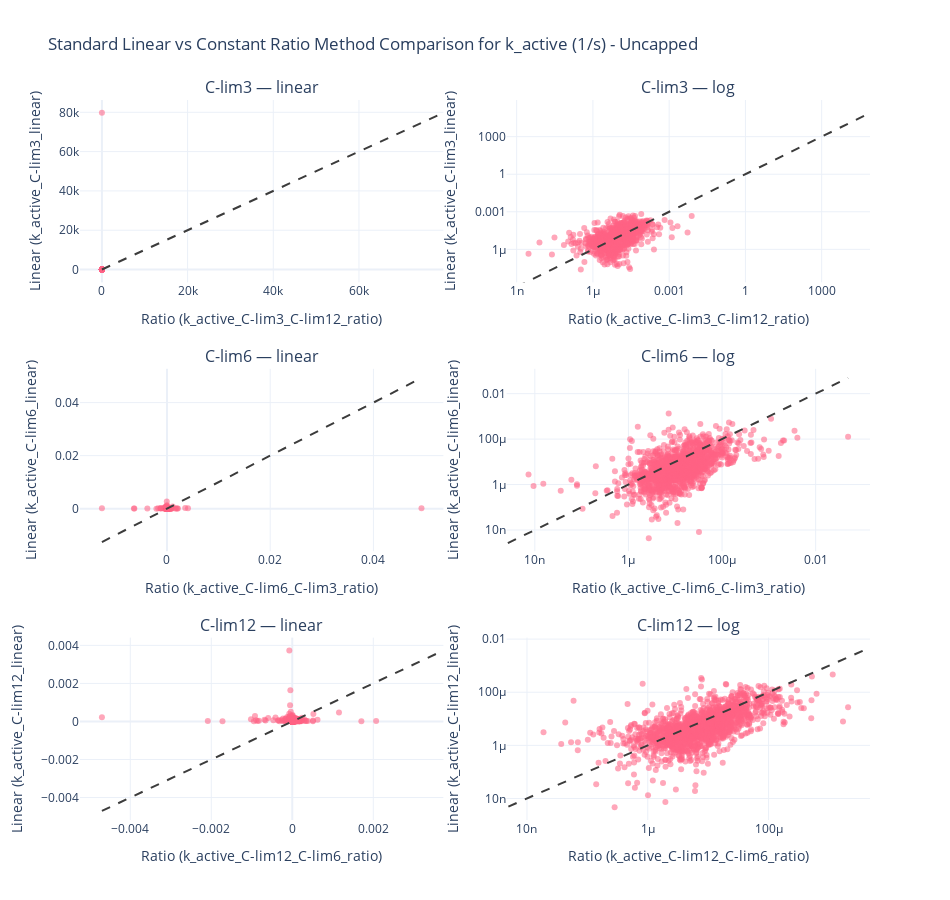

Notebook code for this chart:
### Code cell
from plotly.subplots import make_subplots

conditions = ["C-lim3", "C-lim6", "C-lim12"]  # 3 rows
titles = np.array([[f"{c} — linear", f"{c} — log"] for c in conditions])
titles = titles.reshape(6)

SCATTER_COLOR = "rgba(255, 99, 132, 0.8)"   # points
LINE_COLOR    = "rgba(60, 60, 60, 1.0)"     # y = x lines


fig = make_subplots(
    rows=len(conditions), cols=2,
    subplot_titles=titles,
    horizontal_spacing=0.08, vertical_spacing=0.12
)

for r, cond in enumerate(conditions, start=1):
    # left column: linear
    fig_linear = plotly_scatter(df_active_deg_uncapped, condition=cond, log_scale=False)
    for tr in fig_linear.data:
        tr.showlegend = False  # avoid repeated legends
        fig.add_trace(tr, row=r, col=1)
    # if your helper titles axes, bring those over:
    fig.update_xaxes(title_text=fig_linear.layout.xaxis.title.text, row=r, col=1)
    fig.update_yaxes(title_text=fig_linear.layout.yaxis.title.text, row=r, col=1)

    # right column: log
    fig_log = plotly_scatter(df_active_deg_uncapped, condition=cond, log_scale=True)
    for tr in fig_log.data:
        tr.showlegend = False
        fig.add_trace(tr, row=r, col=2)
    # enforce log axes for that cell
    fig.update_xaxes(type="log", title_text=fig_log.layout.xaxis.title.text, row=r, col=2)
    fig.update_yaxes(type="log", title_text=fig_log.layout.yaxis.title.text, row=r, col=2)

fig.update_layout(
    height=300*len(conditions), width=950,
    # plot_bgcolor='rgba(0, 0, 0, 0)',  # Transparent plot area background
    # paper_bgcolor='rgba(0, 0, 0, 0)',
    title_text="Standard Linear vs Constant Ratio Method Comparison for k_active (1/s) - Uncapped",
    template="plotly_white",
    legend_tracegroupgap=8
)

# unify colors
fig.update_traces(marker=dict(color=SCATTER_COLOR),
                  selector=dict(mode="markers"))
fig.update_traces(line=dict(color=LINE_COLOR, dash="dash", width=2),
                  selector=dict(mode="lines"))

fig.show()
# fig.write_image("notebooks/Heena notebooks/Mia Protein Degradation/out/k_active_method_comparison.png", scale=10, height=900, width=950)

### Figure 1 — Plotly figure (JSON) as saved in the notebook; plotly's stock layout.template omitted (floating-point values rounded to 4 significant figures; data arrays with more than 128 entries replaced by an {"elided": "..."} marker saying what was removed)
{"data": [{"hovertemplate": "k_active_C-lim3_C-lim12_ratio: %{x:.3g}<br>k_active_C-lim3_linear: %{y:.3g}<extra></extra>", "marker": {"opacity": 0.7, "size": 6, "color": "rgba(255, 99, 132, 0.8)"}, "mode": "markers", "name": "points", "showlegend": false, "x": {"elided": "2530 float values"}, "y": {"elided": "2530 float values"}, "type": "scatter", "xaxis": "x", "yaxis": "y"}, {"hoverinfo": "skip", "line": {"dash": "dash", "color": "rgba(60, 60, 60, 1.0)", "width": 2}, "mode": "lines", "name": "y = x", "showlegend": false, "x": [-0.04639, 79710.0], "y": [-0.04639, 79710.0], "type": "scatter", "xaxis": "x", "yaxis": "y"}, {"hovertemplate": "k_active_C-lim3_C-lim12_ratio: %{x:.3g}<br>k_active_C-lim3_linear: %{y:.3g}<extra></extra>", "marker": {"opacity": 0.7, "size": 6, "color": "rgba(255, 99, 132, 0.8)"}, "mode": "markers", "name": "points", "showlegend": false, "x": {"elided": "2530 float values"}, "y": {"elided": "2530 float values"}, "type": "scatter", "xaxis": "x2", "yaxis": "y2"}, {"hoverinfo": "skip", "line": {"dash": "dash", "color": "rgba(60, 60, 60, 1.0)", "width": 2}, "mode": "lines", "name": "y = x", "showlegend": false, "x": [-0.04639, 79710.0], "y": [-0.04639, 79710.0], "type": "scatter", "xaxis": "x2", "yaxis": "y2"}, {"hovertemplate": "k_active_C-lim6_C-lim3_ratio: %{x:.3g}<br>k_active_C-lim6_linear: %{y:.3g}<extra></extra>", "marker": {"opacity": 0.7, "size": 6, "color": "rgba(255, 99, 132, 0.8)"}, "mode": "markers", "name": "points", "showlegend": false, "x": {"elided": "2513 float values"}, "y": {"elided": "2513 float values"}, "type": "scatter", "xaxis": "x3", "yaxis": "y3"}, {"hoverinfo": "skip", "line": {"dash": "dash", "color": "rgba(60, 60, 60, 1.0)", "width": 2}, "mode": "lines", "name": "y = x", "showlegend": false, "x": [-0.0126, 0.04931], "y": [-0.0126, 0.04931], "type": "scatter", "xaxis": "x3", "yaxis": "y3"}, {"hovertemplate": "k_active_C-lim6_C-lim3_ratio: %{x:.3g}<br>k_active_C-lim6_linear: %{y:.3g}<extra></extra>", "marker": {"opacity": 0.7, "size": 6, "color": "rgba(255, 99, 132, 0.8)"}, "mode": "markers", "name": "points", "showlegend": false, "x": {"elided": "2513 float values"}, "y": {"elided": "2513 float values"}, "type": "scatter", "xaxis": "x4", "yaxis": "y4"}, {"hoverinfo": "skip", "line": {"dash": "dash", "color": "rgba(60, 60, 60, 1.0)", "width": 2}, "mode": "lines", "name": "y = x", "showlegend": false, "x": [-0.0126, 0.04931], "y": [-0.0126, 0.04931], "type": "scatter", "xaxis": "x4", "yaxis": "y4"}, {"hovertemplate": "k_active_C-lim12_C-lim6_ratio: %{x:.3g}<br>k_active_C-lim12_linear: %{y:.3g}<extra></extra>", "marker": {"opacity": 0.7, "size": 6, "color": "rgba(255, 99, 132, 0.8)"}, "mode": "markers", "name": "points", "showlegend": false, "x": {"elided": "2550 float values"}, "y": {"elided": "2550 float values"}, "type": "scatter", "xaxis": "x5", "yaxis": "y5"}, {"hoverinfo": "skip", "line": {"dash": "dash", "color": "rgba(60, 60, 60, 1.0)", "width": 2}, "mode": "lines", "name": "y = x", "showlegend": false, "x": [-0.0047, 0.003731], "y": [-0.0047, 0.003731], "type": "scatter", "xaxis": "x5", "yaxis": "y5"}, {"hovertemplate": "k_active_C-lim12_C-lim6_ratio: %{x:.3g}<br>k_active_C-lim12_linear: %{y:.3g}<extra></extra>", "marker": {"opacity": 0.7, "size": 6, "color": "rgba(255, 99, 132, 0.8)"}, "mode": "markers", "name": "points", "showlegend": false, "x": {"elided": "2550 float values"}, "y": {"elided": "2550 float values"}, "type": "scatter", "xaxis": "x6", "yaxis": "y6"}, {"hoverinfo": "skip", "line": {"dash": "dash", "color": "rgba(60, 60, 60, 1.0)", "width": 2}, "mode": "lines", "name": "y = x", "showlegend": false, "x": [-0.0047, 0.003731], "y": [-0.0047, 0.003731], "type": "scatter", "xaxis": "x6", "yaxis": "y6"}], "layout": {"xaxis": {"anchor": "y", "domain": [0.0, 0.46], "title": {"text": "Ratio (k_active_C-lim3_C-lim12_ratio)"}}, "yaxis": {"anchor": "x", "domain": [0.7467, 1.0], "title": {"text": "Linear (k_active_C-lim3_linear)"}}, "xaxis2": {"anchor": "y2", "domain": [0.54, 1.0], "title": {"text": "Ratio (k_active_C-lim3_C-lim12_ratio)"}, "type": "log"}, "yaxis2": {"anchor": "x2", "domain": [0.7467, 1.0], "title": {"text": "Linear (k_active_C-lim3_linear)"}, "type": "log"}, "xaxis3": {"anchor": "y3", "domain": [0.0, 0.46], "title": {"text": "Ratio (k_active_C-lim6_C-lim3_ratio)"}}, "yaxis3": {"anchor": "x3", "domain": [0.3733, 0.6267], "title": {"text": "Linear (k_active_C-lim6_linear)"}}, "xaxis4": {"anchor": "y4", "domain": [0.54, 1.0], "title": {"text": "Ratio (k_active_C-lim6_C-lim3_ratio)"}, "type": "log"}, "yaxis4": {"anchor": "x4", "domain": [0.3733, 0.6267], "title": {"text": "Linear (k_active_C-lim6_linear)"}, "type": "log"}, "xaxis5": {"anchor": "y5", "domain": [0.0, 0.46], "title": {"text": "Ratio (k_active_C-lim12_C-lim6_ratio)"}}, "yaxis5": {"anchor": "x5", "domain": [0.0, 0.2533], "title": {"text": "Linear (k_active_C-lim12_linear)"}}, "xaxis6": {"anchor": "y6", "domain": [0.54, 1.0], "title": {"text": "Ratio (k_active_C-lim12_C-lim6_ratio)"}, "type": "log"}, "yaxis6": {"anchor": "x6", "domain": [0.0, 0.2533], "title": {"text": "Linear (k_active_C-lim12_linear)"}, "type": "log"}, "annotations": [{"font": {"size": 16}, "showarrow": false, "text": "C-lim3 — linear", "x": 0.23, "xanchor": "center", "xref": "paper", "y": 1.0, "yanchor": "bottom", "yref": "paper"}, {"font": {"size": 16}, "showarrow": false, "text": "C-lim3 — log", "x": 0.77, "xanchor": "center", "xref": "paper", "y": 1.0, "yanchor": "bottom", "yref": "paper"}, {"font": {"size": 16}, "showarrow": false, "text": "C-lim6 — linear", "x": 0.23, "xanchor": "center", "xref": "paper", "y": 0.6267, "yanchor": "bottom", "yref": "paper"}, {"font": {"size": 16}, "showarrow": false, "text": "C-lim6 — log", "x": 0.77, "xanchor": "center", "xref": "paper", "y": 0.6267, "yanchor": "bottom", "yref": "paper"}, {"font": {"size": 16}, "showarrow": false, "text": "C-lim12 — linear", "x": 0.23, "xanchor": "center", "xref": "paper", "y": 0.2533, "yanchor": "bottom", "yref": "paper"}, {"font": {"size": 16}, "showarrow": false, "text": "C-lim12 — log", "x": 0.77, "xanchor": "center", "xref": "paper", "y": 0.2533, "yanchor": "bottom", "yref": "paper"}], "title": {"text": "Standard Linear vs Constant Ratio Method Comparison for k_active (1/s) - Uncapped"}, "legend": {"tracegroupgap": 8}, "height": 900, "width": 950}}
